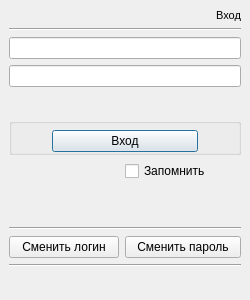
<?xml version="1.0" encoding="UTF-8"?>
<ui version="4.0">
 <class>login_dialog</class>
 <widget class="QDialog" name="login_dialog">
  <property name="geometry">
   <rect>
    <x>0</x>
    <y>0</y>
    <width>250</width>
    <height>300</height>
   </rect>
  </property>
  <property name="windowTitle">
   <string>peMI</string>
  </property>
  <property name="windowIcon">
   <iconset>
    <normaloff>C:/Windows/System32/@AppHelpToast.png</normaloff>C:/Windows/System32/@AppHelpToast.png</iconset>
  </property>
  <layout class="QGridLayout" name="gridLayout">
   <property name="leftMargin">
    <number>0</number>
   </property>
   <property name="topMargin">
    <number>0</number>
   </property>
   <property name="rightMargin">
    <number>0</number>
   </property>
   <property name="bottomMargin">
    <number>0</number>
   </property>
   <property name="spacing">
    <number>0</number>
   </property>
   <item row="0" column="0">
    <widget class="QStackedWidget" name="login_stack">
     <property name="sizePolicy">
      <sizepolicy hsizetype="Fixed" vsizetype="Fixed">
       <horstretch>0</horstretch>
       <verstretch>0</verstretch>
      </sizepolicy>
     </property>
     <property name="minimumSize">
      <size>
       <width>250</width>
       <height>300</height>
      </size>
     </property>
     <property name="maximumSize">
      <size>
       <width>250</width>
       <height>300</height>
      </size>
     </property>
     <property name="frameShape">
      <enum>QFrame::NoFrame</enum>
     </property>
     <property name="frameShadow">
      <enum>QFrame::Plain</enum>
     </property>
     <property name="lineWidth">
      <number>1</number>
     </property>
     <property name="currentIndex">
      <number>0</number>
     </property>
     <widget class="QWidget" name="page_login">
      <layout class="QGridLayout" name="gridLayout_5">
       <item row="0" column="1">
        <widget class="QLabel" name="name_menu_login">
         <property name="sizePolicy">
          <sizepolicy hsizetype="Preferred" vsizetype="Fixed">
           <horstretch>0</horstretch>
           <verstretch>0</verstretch>
          </sizepolicy>
         </property>
         <property name="font">
          <font>
           <family>MS Shell Dlg 2</family>
           <pointsize>8</pointsize>
           <weight>9</weight>
           <italic>false</italic>
           <bold>false</bold>
          </font>
         </property>
         <property name="focusPolicy">
          <enum>Qt::NoFocus</enum>
         </property>
         <property name="layoutDirection">
          <enum>Qt::LeftToRight</enum>
         </property>
         <property name="autoFillBackground">
          <bool>false</bool>
         </property>
         <property name="styleSheet">
          <string notr="true">font: 75 8pt &quot;MS Shell Dlg 2&quot;;</string>
         </property>
         <property name="text">
          <string>Вход</string>
         </property>
         <property name="textFormat">
          <enum>Qt::AutoText</enum>
         </property>
         <property name="alignment">
          <set>Qt::AlignRight|Qt::AlignTrailing|Qt::AlignVCenter</set>
         </property>
        </widget>
       </item>
       <item row="1" column="0" colspan="2">
        <widget class="Line" name="line">
         <property name="orientation">
          <enum>Qt::Horizontal</enum>
         </property>
        </widget>
       </item>
       <item row="2" column="0" colspan="2">
        <widget class="QLineEdit" name="input_login">
         <property name="sizePolicy">
          <sizepolicy hsizetype="Minimum" vsizetype="Fixed">
           <horstretch>0</horstretch>
           <verstretch>0</verstretch>
          </sizepolicy>
         </property>
         <property name="toolTip">
          <string>&lt;html&gt;&lt;head/&gt;&lt;body&gt;&lt;p&gt;&lt;br/&gt;&lt;/p&gt;&lt;/body&gt;&lt;/html&gt;</string>
         </property>
         <property name="styleSheet">
          <string notr="true"/>
         </property>
         <property name="text">
          <string/>
         </property>
         <property name="maxLength">
          <number>100</number>
         </property>
         <property name="alignment">
          <set>Qt::AlignCenter</set>
         </property>
        </widget>
       </item>
       <item row="3" column="0" colspan="2">
        <widget class="QLineEdit" name="input_pwd">
         <property name="styleSheet">
          <string notr="true"/>
         </property>
         <property name="text">
          <string/>
         </property>
         <property name="maxLength">
          <number>100</number>
         </property>
         <property name="echoMode">
          <enum>QLineEdit::Password</enum>
         </property>
         <property name="alignment">
          <set>Qt::AlignCenter</set>
         </property>
        </widget>
       </item>
       <item row="4" column="0" colspan="2">
        <widget class="QLabel" name="error_loginpwd">
         <property name="sizePolicy">
          <sizepolicy hsizetype="Minimum" vsizetype="Minimum">
           <horstretch>0</horstretch>
           <verstretch>0</verstretch>
          </sizepolicy>
         </property>
         <property name="layoutDirection">
          <enum>Qt::LeftToRight</enum>
         </property>
         <property name="text">
          <string/>
         </property>
         <property name="alignment">
          <set>Qt::AlignCenter</set>
         </property>
        </widget>
       </item>
       <item row="5" column="0" colspan="2">
        <widget class="QGroupBox" name="groupBox">
         <property name="sizePolicy">
          <sizepolicy hsizetype="Preferred" vsizetype="Fixed">
           <horstretch>0</horstretch>
           <verstretch>0</verstretch>
          </sizepolicy>
         </property>
         <property name="title">
          <string/>
         </property>
         <property name="flat">
          <bool>true</bool>
         </property>
         <layout class="QGridLayout" name="gridLayout_3">
          <property name="leftMargin">
           <number>0</number>
          </property>
          <property name="topMargin">
           <number>6</number>
          </property>
          <property name="rightMargin">
           <number>0</number>
          </property>
          <property name="bottomMargin">
           <number>0</number>
          </property>
          <property name="horizontalSpacing">
           <number>0</number>
          </property>
          <property name="verticalSpacing">
           <number>6</number>
          </property>
          <item row="0" column="2">
           <spacer name="horizontalSpacer_3">
            <property name="orientation">
             <enum>Qt::Horizontal</enum>
            </property>
            <property name="sizeHint" stdset="0">
             <size>
              <width>40</width>
              <height>20</height>
             </size>
            </property>
           </spacer>
          </item>
          <item row="0" column="1">
           <widget class="QPushButton" name="login_button">
            <property name="sizePolicy">
             <sizepolicy hsizetype="Minimum" vsizetype="Fixed">
              <horstretch>100</horstretch>
              <verstretch>100</verstretch>
             </sizepolicy>
            </property>
            <property name="text">
             <string>Вход</string>
            </property>
           </widget>
          </item>
          <item row="0" column="0">
           <spacer name="horizontalSpacer_2">
            <property name="orientation">
             <enum>Qt::Horizontal</enum>
            </property>
            <property name="sizeHint" stdset="0">
             <size>
              <width>40</width>
              <height>20</height>
             </size>
            </property>
           </spacer>
          </item>
         </layout>
        </widget>
       </item>
       <item row="6" column="0">
        <spacer name="horizontalSpacer">
         <property name="orientation">
          <enum>Qt::Horizontal</enum>
         </property>
         <property name="sizeType">
          <enum>QSizePolicy::Minimum</enum>
         </property>
         <property name="sizeHint" stdset="0">
          <size>
           <width>110</width>
           <height>20</height>
          </size>
         </property>
        </spacer>
       </item>
       <item row="6" column="1">
        <widget class="QCheckBox" name="check_save_loginpwd">
         <property name="sizePolicy">
          <sizepolicy hsizetype="Expanding" vsizetype="Fixed">
           <horstretch>0</horstretch>
           <verstretch>0</verstretch>
          </sizepolicy>
         </property>
         <property name="text">
          <string>Запомнить</string>
         </property>
         <property name="checkable">
          <bool>true</bool>
         </property>
         <property name="tristate">
          <bool>false</bool>
         </property>
        </widget>
       </item>
       <item row="7" column="0" colspan="2">
        <spacer name="verticalSpacer">
         <property name="orientation">
          <enum>Qt::Vertical</enum>
         </property>
         <property name="sizeType">
          <enum>QSizePolicy::Fixed</enum>
         </property>
         <property name="sizeHint" stdset="0">
          <size>
           <width>229</width>
           <height>40</height>
          </size>
         </property>
        </spacer>
       </item>
       <item row="8" column="0" colspan="2">
        <widget class="Line" name="line_2">
         <property name="orientation">
          <enum>Qt::Horizontal</enum>
         </property>
        </widget>
       </item>
       <item row="9" column="0">
        <widget class="QPushButton" name="newlogin_button">
         <property name="text">
          <string>Сменить логин</string>
         </property>
        </widget>
       </item>
       <item row="9" column="1">
        <widget class="QPushButton" name="newpwd_button">
         <property name="text">
          <string>Сменить пароль</string>
         </property>
        </widget>
       </item>
       <item row="10" column="0" colspan="2">
        <widget class="Line" name="line_3">
         <property name="orientation">
          <enum>Qt::Horizontal</enum>
         </property>
        </widget>
       </item>
       <item row="11" column="0" colspan="2">
        <widget class="QLabel" name="label_log_login">
         <property name="text">
          <string/>
         </property>
        </widget>
       </item>
      </layout>
     </widget>
     <widget class="QWidget" name="page_replace_pwd">
      <layout class="QGridLayout" name="gridLayout_6">
       <item row="0" column="1">
        <widget class="QLabel" name="name_menu_reppwd">
         <property name="sizePolicy">
          <sizepolicy hsizetype="Preferred" vsizetype="Fixed">
           <horstretch>0</horstretch>
           <verstretch>0</verstretch>
          </sizepolicy>
         </property>
         <property name="font">
          <font>
           <family>MS Shell Dlg 2</family>
           <pointsize>8</pointsize>
           <weight>9</weight>
           <italic>false</italic>
           <bold>false</bold>
          </font>
         </property>
         <property name="focusPolicy">
          <enum>Qt::NoFocus</enum>
         </property>
         <property name="layoutDirection">
          <enum>Qt::LeftToRight</enum>
         </property>
         <property name="autoFillBackground">
          <bool>false</bool>
         </property>
         <property name="styleSheet">
          <string notr="true">font: 75 8pt &quot;MS Shell Dlg 2&quot;;</string>
         </property>
         <property name="text">
          <string>Смена пароля</string>
         </property>
         <property name="textFormat">
          <enum>Qt::AutoText</enum>
         </property>
         <property name="alignment">
          <set>Qt::AlignRight|Qt::AlignTrailing|Qt::AlignVCenter</set>
         </property>
        </widget>
       </item>
       <item row="1" column="0" colspan="2">
        <widget class="Line" name="line_4">
         <property name="orientation">
          <enum>Qt::Horizontal</enum>
         </property>
        </widget>
       </item>
       <item row="2" column="0" colspan="2">
        <widget class="QLineEdit" name="input_login_reppwd">
         <property name="sizePolicy">
          <sizepolicy hsizetype="Expanding" vsizetype="Fixed">
           <horstretch>0</horstretch>
           <verstretch>0</verstretch>
          </sizepolicy>
         </property>
         <property name="toolTip">
          <string>&lt;html&gt;&lt;head/&gt;&lt;body&gt;&lt;p&gt;&lt;br/&gt;&lt;/p&gt;&lt;/body&gt;&lt;/html&gt;</string>
         </property>
         <property name="styleSheet">
          <string notr="true"/>
         </property>
         <property name="text">
          <string/>
         </property>
         <property name="maxLength">
          <number>100</number>
         </property>
         <property name="alignment">
          <set>Qt::AlignCenter</set>
         </property>
        </widget>
       </item>
       <item row="3" column="0" colspan="2">
        <widget class="QLabel" name="message_oldpwd">
         <property name="text">
          <string>Введите старый пароль</string>
         </property>
         <property name="alignment">
          <set>Qt::AlignCenter</set>
         </property>
        </widget>
       </item>
       <item row="4" column="0" colspan="2">
        <widget class="QLineEdit" name="input_oldpwd">
         <property name="text">
          <string/>
         </property>
         <property name="maxLength">
          <number>100</number>
         </property>
         <property name="echoMode">
          <enum>QLineEdit::Password</enum>
         </property>
         <property name="alignment">
          <set>Qt::AlignCenter</set>
         </property>
        </widget>
       </item>
       <item row="5" column="0" colspan="2">
        <widget class="QLabel" name="message_newpwd">
         <property name="sizePolicy">
          <sizepolicy hsizetype="Preferred" vsizetype="Preferred">
           <horstretch>0</horstretch>
           <verstretch>0</verstretch>
          </sizepolicy>
         </property>
         <property name="maximumSize">
          <size>
           <width>16777215</width>
           <height>200</height>
          </size>
         </property>
         <property name="sizeIncrement">
          <size>
           <width>20</width>
           <height>20</height>
          </size>
         </property>
         <property name="baseSize">
          <size>
           <width>10</width>
           <height>20</height>
          </size>
         </property>
         <property name="layoutDirection">
          <enum>Qt::LeftToRight</enum>
         </property>
         <property name="text">
          <string>&lt;html&gt;&lt;head/&gt;&lt;body&gt;&lt;p align=&quot;center&quot;&gt;Длина нового пароля должна&lt;br/&gt;быть не менее 8 символов&lt;/p&gt;&lt;/body&gt;&lt;/html&gt;</string>
         </property>
         <property name="textFormat">
          <enum>Qt::AutoText</enum>
         </property>
         <property name="scaledContents">
          <bool>false</bool>
         </property>
         <property name="alignment">
          <set>Qt::AlignCenter</set>
         </property>
        </widget>
       </item>
       <item row="6" column="0" colspan="2">
        <widget class="QLineEdit" name="input_newpwd">
         <property name="styleSheet">
          <string notr="true"/>
         </property>
         <property name="text">
          <string/>
         </property>
         <property name="maxLength">
          <number>100</number>
         </property>
         <property name="echoMode">
          <enum>QLineEdit::Password</enum>
         </property>
         <property name="alignment">
          <set>Qt::AlignCenter</set>
         </property>
        </widget>
       </item>
       <item row="7" column="0">
        <spacer name="verticalSpacer_2">
         <property name="orientation">
          <enum>Qt::Vertical</enum>
         </property>
         <property name="sizeType">
          <enum>QSizePolicy::Fixed</enum>
         </property>
         <property name="sizeHint" stdset="0">
          <size>
           <width>20</width>
           <height>5</height>
          </size>
         </property>
        </spacer>
       </item>
       <item row="8" column="0" colspan="2">
        <widget class="QGroupBox" name="groupBox_2">
         <property name="enabled">
          <bool>true</bool>
         </property>
         <property name="sizePolicy">
          <sizepolicy hsizetype="Minimum" vsizetype="Fixed">
           <horstretch>0</horstretch>
           <verstretch>0</verstretch>
          </sizepolicy>
         </property>
         <property name="toolTipDuration">
          <number>-1</number>
         </property>
         <property name="autoFillBackground">
          <bool>false</bool>
         </property>
         <property name="title">
          <string/>
         </property>
         <property name="flat">
          <bool>true</bool>
         </property>
         <property name="checkable">
          <bool>false</bool>
         </property>
         <property name="checked">
          <bool>false</bool>
         </property>
         <layout class="QGridLayout" name="gridLayout_4">
          <property name="sizeConstraint">
           <enum>QLayout::SetMaximumSize</enum>
          </property>
          <property name="leftMargin">
           <number>0</number>
          </property>
          <property name="topMargin">
           <number>6</number>
          </property>
          <property name="rightMargin">
           <number>0</number>
          </property>
          <property name="bottomMargin">
           <number>0</number>
          </property>
          <property name="horizontalSpacing">
           <number>0</number>
          </property>
          <property name="verticalSpacing">
           <number>6</number>
          </property>
          <item row="0" column="1">
           <widget class="QPushButton" name="save_newpwd_button">
            <property name="sizePolicy">
             <sizepolicy hsizetype="Minimum" vsizetype="Fixed">
              <horstretch>100</horstretch>
              <verstretch>100</verstretch>
             </sizepolicy>
            </property>
            <property name="layoutDirection">
             <enum>Qt::LeftToRight</enum>
            </property>
            <property name="autoFillBackground">
             <bool>false</bool>
            </property>
            <property name="text">
             <string>Сохранить</string>
            </property>
            <property name="flat">
             <bool>false</bool>
            </property>
           </widget>
          </item>
          <item row="0" column="0">
           <spacer name="horizontalSpacer_4">
            <property name="orientation">
             <enum>Qt::Horizontal</enum>
            </property>
            <property name="sizeHint" stdset="0">
             <size>
              <width>40</width>
              <height>20</height>
             </size>
            </property>
           </spacer>
          </item>
          <item row="1" column="1">
           <widget class="QPushButton" name="back_login_button">
            <property name="text">
             <string>Назад</string>
            </property>
           </widget>
          </item>
          <item row="0" column="2">
           <spacer name="horizontalSpacer_5">
            <property name="orientation">
             <enum>Qt::Horizontal</enum>
            </property>
            <property name="sizeHint" stdset="0">
             <size>
              <width>40</width>
              <height>20</height>
             </size>
            </property>
           </spacer>
          </item>
         </layout>
        </widget>
       </item>
       <item row="9" column="0" colspan="2">
        <widget class="Line" name="line_5">
         <property name="orientation">
          <enum>Qt::Horizontal</enum>
         </property>
        </widget>
       </item>
       <item row="10" column="0" colspan="2">
        <widget class="QLabel" name="label_log_reppwd">
         <property name="text">
          <string/>
         </property>
        </widget>
       </item>
      </layout>
     </widget>
     <widget class="QWidget" name="page_replace_login">
      <layout class="QGridLayout" name="gridLayout_7">
       <item row="0" column="1">
        <widget class="QLabel" name="name_menu_replogin">
         <property name="sizePolicy">
          <sizepolicy hsizetype="Preferred" vsizetype="Fixed">
           <horstretch>0</horstretch>
           <verstretch>0</verstretch>
          </sizepolicy>
         </property>
         <property name="font">
          <font>
           <family>MS Shell Dlg 2</family>
           <pointsize>8</pointsize>
           <weight>9</weight>
           <italic>false</italic>
           <bold>false</bold>
          </font>
         </property>
         <property name="focusPolicy">
          <enum>Qt::NoFocus</enum>
         </property>
         <property name="layoutDirection">
          <enum>Qt::LeftToRight</enum>
         </property>
         <property name="autoFillBackground">
          <bool>false</bool>
         </property>
         <property name="styleSheet">
          <string notr="true">font: 75 8pt &quot;MS Shell Dlg 2&quot;;</string>
         </property>
         <property name="text">
          <string>Смена логина</string>
         </property>
         <property name="textFormat">
          <enum>Qt::AutoText</enum>
         </property>
         <property name="alignment">
          <set>Qt::AlignRight|Qt::AlignTrailing|Qt::AlignVCenter</set>
         </property>
        </widget>
       </item>
       <item row="1" column="0" colspan="2">
        <widget class="Line" name="line_7">
         <property name="orientation">
          <enum>Qt::Horizontal</enum>
         </property>
        </widget>
       </item>
       <item row="2" column="0" colspan="2">
        <widget class="QLineEdit" name="input_oldlogin">
         <property name="sizePolicy">
          <sizepolicy hsizetype="Expanding" vsizetype="Fixed">
           <horstretch>0</horstretch>
           <verstretch>0</verstretch>
          </sizepolicy>
         </property>
         <property name="toolTip">
          <string>&lt;html&gt;&lt;head/&gt;&lt;body&gt;&lt;p&gt;&lt;br/&gt;&lt;/p&gt;&lt;/body&gt;&lt;/html&gt;</string>
         </property>
         <property name="styleSheet">
          <string notr="true"/>
         </property>
         <property name="text">
          <string/>
         </property>
         <property name="maxLength">
          <number>100</number>
         </property>
         <property name="alignment">
          <set>Qt::AlignCenter</set>
         </property>
        </widget>
       </item>
       <item row="3" column="0" colspan="2">
        <widget class="QLineEdit" name="input_pwd_replogin">
         <property name="text">
          <string/>
         </property>
         <property name="maxLength">
          <number>100</number>
         </property>
         <property name="echoMode">
          <enum>QLineEdit::Password</enum>
         </property>
         <property name="alignment">
          <set>Qt::AlignCenter</set>
         </property>
        </widget>
       </item>
       <item row="4" column="0" colspan="2">
        <widget class="QLabel" name="message_newlogin">
         <property name="sizePolicy">
          <sizepolicy hsizetype="Preferred" vsizetype="Preferred">
           <horstretch>0</horstretch>
           <verstretch>0</verstretch>
          </sizepolicy>
         </property>
         <property name="maximumSize">
          <size>
           <width>16777215</width>
           <height>200</height>
          </size>
         </property>
         <property name="sizeIncrement">
          <size>
           <width>20</width>
           <height>20</height>
          </size>
         </property>
         <property name="baseSize">
          <size>
           <width>10</width>
           <height>20</height>
          </size>
         </property>
         <property name="layoutDirection">
          <enum>Qt::LeftToRight</enum>
         </property>
         <property name="text">
          <string>&lt;html&gt;&lt;head/&gt;&lt;body&gt;&lt;p align=&quot;center&quot;&gt;Формат логина:&lt;br/&gt;&lt;span style=&quot; font-style:italic;&quot;&gt;любой_набор_символов@домен.com&lt;/span&gt;&lt;/p&gt;&lt;/body&gt;&lt;/html&gt;</string>
         </property>
         <property name="textFormat">
          <enum>Qt::AutoText</enum>
         </property>
         <property name="scaledContents">
          <bool>false</bool>
         </property>
         <property name="alignment">
          <set>Qt::AlignCenter</set>
         </property>
        </widget>
       </item>
       <item row="5" column="0" colspan="2">
        <widget class="QLineEdit" name="input_newlogin">
         <property name="styleSheet">
          <string notr="true"/>
         </property>
         <property name="text">
          <string/>
         </property>
         <property name="maxLength">
          <number>100</number>
         </property>
         <property name="echoMode">
          <enum>QLineEdit::Normal</enum>
         </property>
         <property name="alignment">
          <set>Qt::AlignCenter</set>
         </property>
        </widget>
       </item>
       <item row="6" column="0">
        <spacer name="verticalSpacer_3">
         <property name="orientation">
          <enum>Qt::Vertical</enum>
         </property>
         <property name="sizeType">
          <enum>QSizePolicy::Fixed</enum>
         </property>
         <property name="sizeHint" stdset="0">
          <size>
           <width>20</width>
           <height>30</height>
          </size>
         </property>
        </spacer>
       </item>
       <item row="7" column="0" colspan="2">
        <widget class="QGroupBox" name="groupBox_3">
         <property name="enabled">
          <bool>true</bool>
         </property>
         <property name="sizePolicy">
          <sizepolicy hsizetype="Minimum" vsizetype="Fixed">
           <horstretch>0</horstretch>
           <verstretch>0</verstretch>
          </sizepolicy>
         </property>
         <property name="toolTipDuration">
          <number>-1</number>
         </property>
         <property name="autoFillBackground">
          <bool>false</bool>
         </property>
         <property name="title">
          <string/>
         </property>
         <property name="flat">
          <bool>true</bool>
         </property>
         <property name="checkable">
          <bool>false</bool>
         </property>
         <property name="checked">
          <bool>false</bool>
         </property>
         <layout class="QGridLayout" name="gridLayout_2">
          <property name="sizeConstraint">
           <enum>QLayout::SetMaximumSize</enum>
          </property>
          <property name="leftMargin">
           <number>0</number>
          </property>
          <property name="topMargin">
           <number>6</number>
          </property>
          <property name="rightMargin">
           <number>0</number>
          </property>
          <property name="bottomMargin">
           <number>0</number>
          </property>
          <property name="horizontalSpacing">
           <number>0</number>
          </property>
          <property name="verticalSpacing">
           <number>6</number>
          </property>
          <item row="0" column="1">
           <widget class="QPushButton" name="save_newlogin_button">
            <property name="sizePolicy">
             <sizepolicy hsizetype="Minimum" vsizetype="Fixed">
              <horstretch>100</horstretch>
              <verstretch>100</verstretch>
             </sizepolicy>
            </property>
            <property name="layoutDirection">
             <enum>Qt::LeftToRight</enum>
            </property>
            <property name="autoFillBackground">
             <bool>false</bool>
            </property>
            <property name="text">
             <string>Сохранить</string>
            </property>
            <property name="flat">
             <bool>false</bool>
            </property>
           </widget>
          </item>
          <item row="0" column="0">
           <spacer name="horizontalSpacer_6">
            <property name="orientation">
             <enum>Qt::Horizontal</enum>
            </property>
            <property name="sizeHint" stdset="0">
             <size>
              <width>40</width>
              <height>20</height>
             </size>
            </property>
           </spacer>
          </item>
          <item row="1" column="1">
           <widget class="QPushButton" name="back_login_button2">
            <property name="text">
             <string>Назад</string>
            </property>
           </widget>
          </item>
          <item row="0" column="2">
           <spacer name="horizontalSpacer_7">
            <property name="orientation">
             <enum>Qt::Horizontal</enum>
            </property>
            <property name="sizeHint" stdset="0">
             <size>
              <width>40</width>
              <height>20</height>
             </size>
            </property>
           </spacer>
          </item>
         </layout>
        </widget>
       </item>
       <item row="8" column="0" colspan="2">
        <widget class="Line" name="line_6">
         <property name="orientation">
          <enum>Qt::Horizontal</enum>
         </property>
        </widget>
       </item>
       <item row="9" column="0" colspan="2">
        <widget class="QLabel" name="label_log">
         <property name="enabled">
          <bool>true</bool>
         </property>
         <property name="text">
          <string/>
         </property>
        </widget>
       </item>
      </layout>
     </widget>
    </widget>
   </item>
  </layout>
 </widget>
 <tabstops>
  <tabstop>input_login</tabstop>
  <tabstop>input_pwd</tabstop>
  <tabstop>login_button</tabstop>
  <tabstop>check_save_loginpwd</tabstop>
  <tabstop>newlogin_button</tabstop>
  <tabstop>newpwd_button</tabstop>
  <tabstop>input_login_reppwd</tabstop>
  <tabstop>input_oldpwd</tabstop>
  <tabstop>input_newpwd</tabstop>
  <tabstop>save_newpwd_button</tabstop>
  <tabstop>back_login_button</tabstop>
  <tabstop>input_oldlogin</tabstop>
  <tabstop>input_pwd_replogin</tabstop>
  <tabstop>input_newlogin</tabstop>
  <tabstop>save_newlogin_button</tabstop>
  <tabstop>back_login_button2</tabstop>
 </tabstops>
 <resources/>
 <connections/>
</ui>
